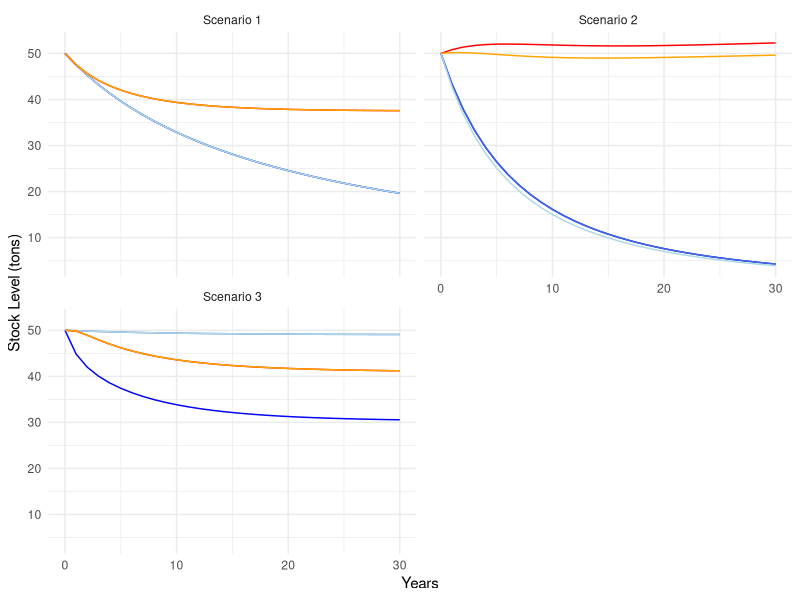
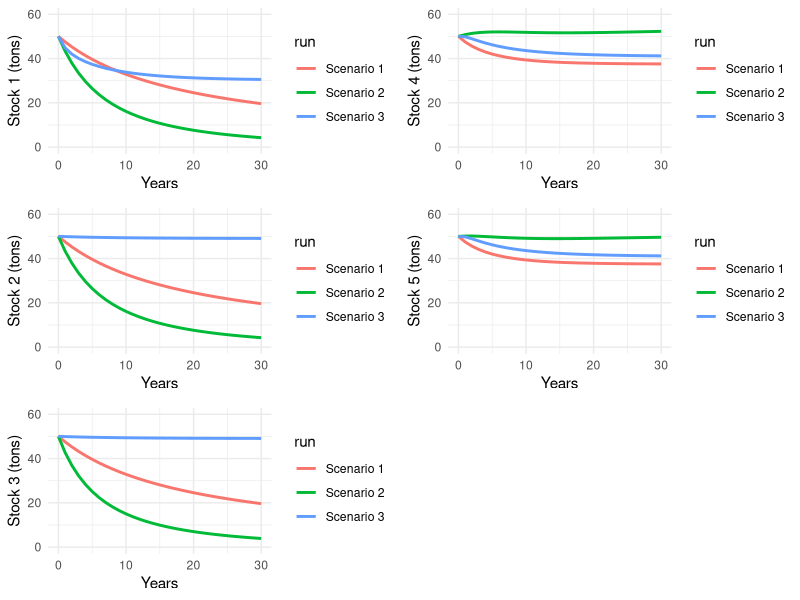
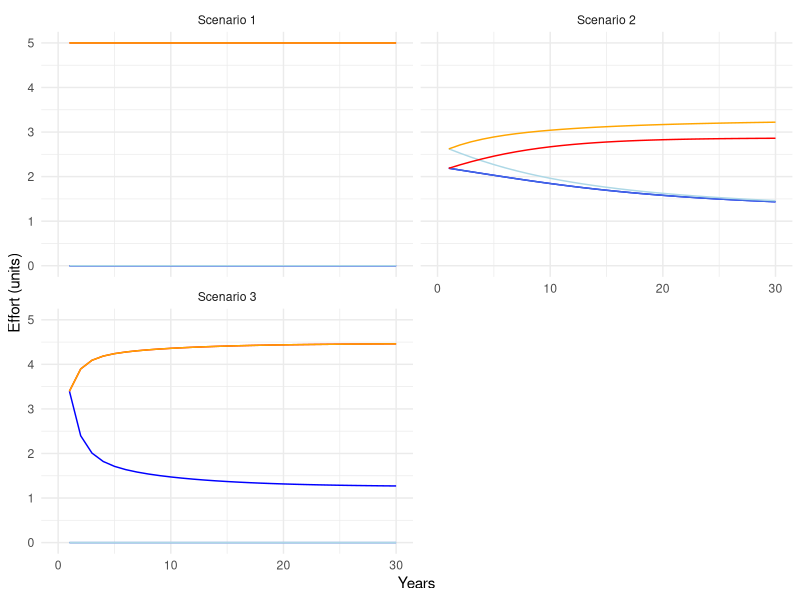
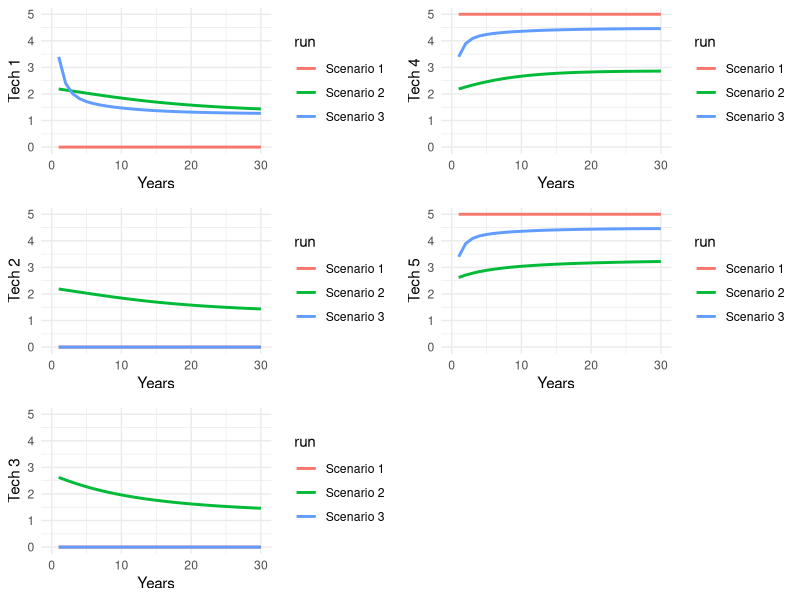
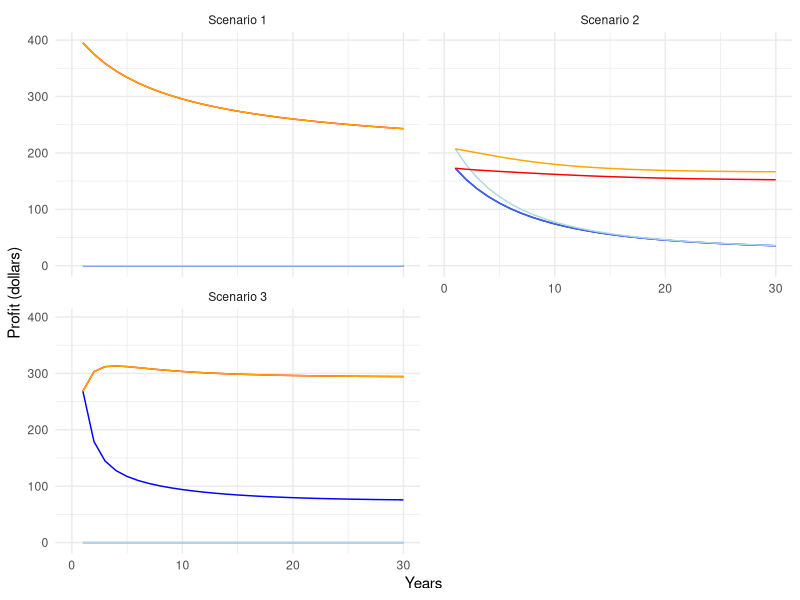
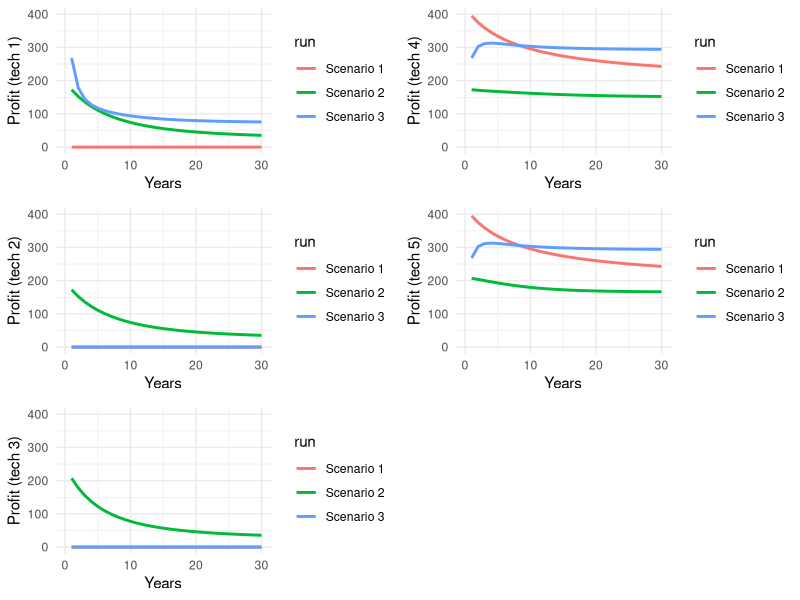
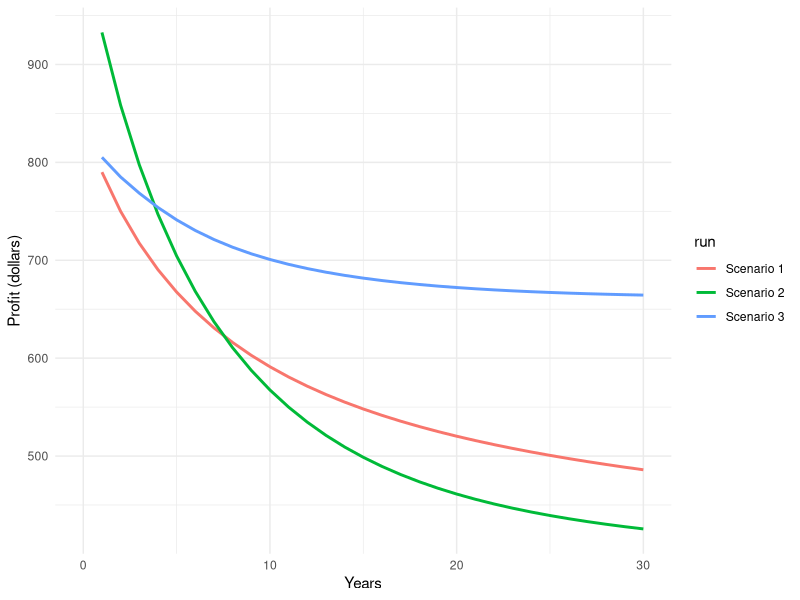
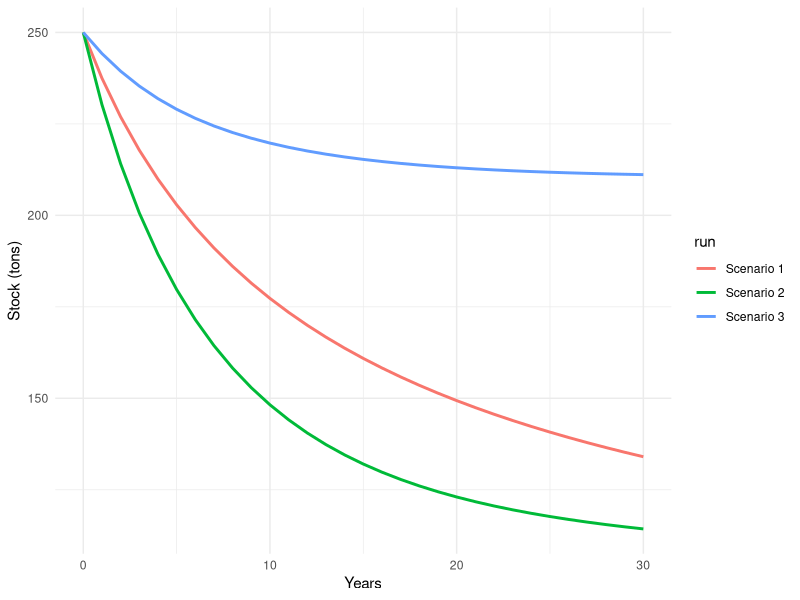

These figures' R source, in order:
## ---- chunk 1
knitr::opts_chunk$set(echo = TRUE, message=FALSE, warning=FALSE, echo=FALSE)

library(tidyverse)
library(here)
library(scales)
library(gridExtra)
library(grid)
library(kableExtra)
## ---- chunk 2
# Read files results

# data
species_df <- read_csv(here("working_model","r explore","model run results files","species.csv"))
# data
tech_df <- read_csv(here("working_model","r explore","model run results files","tech_cost.csv"))

# general output files
output_sc1 <- read_csv(here("working_model","r explore","model run results files","output_b_r1.csv")) %>% 
  mutate(run = "Scenario 1",
         year = seq(0,30))
output_sc2 <- read_csv(here("working_model","r explore","model run results files","output_b_r2.csv"))%>% 
  mutate(run = "Scenario 2",
         year = seq(0,30))
output_sc3 <- read_csv(here("working_model","r explore","model run results files","output_b_r3.csv"))%>% 
  mutate(run = "Scenario 3",
         year = seq(0,30))

# sum of profits

npv_sc1 <- read_csv(here("working_model","r explore","model run results files","NPV_b_r1.csv")) %>% 
  mutate(run = "Scenario 1")
npv_sc2 <- read_csv(here("working_model","r explore","model run results files","NPV_b_r2.csv")) %>% 
  mutate(run = "Scenario 2")
npv_sc3 <- read_csv(here("working_model","r explore","model run results files","NPV_b_r3.csv")) %>% 
  mutate(run = "Scenario 3")

#Group them
all_outputs <- rbind(output_sc1, output_sc2, output_sc3) %>% 
  mutate(tot_profits = profit_per_t.t_1+profit_per_t.t_2+profit_per_t.t_3+profit_per_t.t_4+profit_per_t.t_5,
         tot_stock=stock.s_1+stock.s_2+stock.s_3+stock.s_4+stock.s_5)

NPVs <- rbind(npv_sc1, npv_sc2, npv_sc3) %>% 
  rename(total_profit=x)

## ---- chunk 3

# Make tables
species_table <- kable(species_df, col.names = c("Species", "r", "K", "Starting stock (X)", "price")) %>% 
  kable_classic(full_width = F)

tech_table <- kable(tech_df, col.names = c("Tech", "
                                               q1", "q2", "q3", 
                                               "q4", "q5",
                                               "cost")) %>% 
  kable_classic(full_width = F)

species_table

tech_table
## ---- chunk 4
# Graph
ggplot(data = all_outputs)+
  geom_line(aes(y=stock.s_1, x=year), color="blue")+ 
  geom_line(aes(y=stock.s_2, x=year), color="royalblue")+ 
  geom_line(aes(y=stock.s_3, x=year), color="lightblue")+ 
  geom_line(aes(y=stock.s_4, x=year), color="red")+ 
  geom_line(aes(y=stock.s_5, x=year), color="orange")+ 
  theme_minimal()+
  labs(x= "Years",
         y= "Stock Level (tons)")+
  facet_wrap(~ run, nrow=2)

## ---- chunk 5
# Graph
stocck_1gr <- ggplot(data = all_outputs, aes(y=stock.s_1, x=year, group=run, color=run))+
  geom_line(size=1)+
  theme_minimal()+
  coord_cartesian(ylim=c(0,60))+
  labs(x= "Years",
         y= "Stock 1 (tons)")

stocck_2gr <- ggplot(data = all_outputs, aes(y=stock.s_2, x=year, group=run, color=run))+
  geom_line(size=1)+
  theme_minimal()+
  coord_cartesian(ylim=c(0,60))+
  labs(x= "Years",
         y= "Stock 2 (tons)")

stocck_3gr <- ggplot(data = all_outputs, aes(y=stock.s_3, x=year, group=run, color=run))+
  geom_line(size=1)+
  theme_minimal()+
  coord_cartesian(ylim=c(0,60))+
  labs(x= "Years",
         y= "Stock 3 (tons)")

stocck_4gr <- ggplot(data = all_outputs, aes(y=stock.s_4, x=year, group=run, color=run))+
  geom_line(size=1)+
  theme_minimal()+
  coord_cartesian(ylim=c(0,60))+
  labs(x= "Years",
         y= "Stock 4 (tons)")

stocck_5gr <- ggplot(data = all_outputs, aes(y=stock.s_5, x=year, group=run, color=run))+
  geom_line(size=1)+
  theme_minimal()+
  coord_cartesian(ylim=c(0,60))+
  labs(x= "Years",
         y= "Stock 5 (tons)")

ind_stock_graph <- grid.arrange(stocck_1gr, stocck_4gr, stocck_2gr, stocck_5gr, stocck_3gr, ncol=2, nrow= 3)
## ---- chunk 6
# Graph
tot_stock_graph <- ggplot(data = all_outputs, aes(y=tot_stock, x=year, group=run, color=run))+
  geom_line(size=1)+
  theme_minimal()+
  labs(x= "Years",
         y= "Stock (tons)")
  
## ---- chunk 7
# Graph
ggplot(data = all_outputs)+
  geom_line(aes(y=effort.t_1, x=year), color="blue")+ 
  geom_line(aes(y=effort.t_2, x=year), color="royalblue")+ 
  geom_line(aes(y=effort.t_3, x=year), color="lightblue")+ 
  geom_line(aes(y=effort.t_4, x=year), color="red")+ 
  geom_line(aes(y=effort.t_5, x=year), color="orange")+ 
  theme_minimal()+
  labs(x= "Years",
         y= "Effort (units)")+
  facet_wrap(~ run, nrow=2)

## ---- chunk 8
# Graph
e_1gr <- ggplot(data = all_outputs, aes(y=effort.t_1, x=year, group=run, color=run))+
  geom_line(size=1)+
  theme_minimal()+
  coord_cartesian(ylim=c(0,5))+
  labs(x= "Years",
         y= "Tech 1")

e_2gr <- ggplot(data = all_outputs, aes(y=effort.t_2, x=year, group=run, color=run))+
  geom_line(size=1)+
  theme_minimal()+
  coord_cartesian(ylim=c(0,5))+
  labs(x= "Years",
         y= "Tech 2")

e_3gr <- ggplot(data = all_outputs, aes(y=effort.t_3, x=year, group=run, color=run))+
  geom_line(size=1)+
  theme_minimal()+
  coord_cartesian(ylim=c(0,5))+
  labs(x= "Years",
         y= "Tech 3")

e_4gr <- ggplot(data = all_outputs, aes(y=effort.t_4, x=year, group=run, color=run))+
  geom_line(size=1)+
  theme_minimal()+
  coord_cartesian(ylim=c(0,5))+
  labs(x= "Years",
         y= "Tech 4")

e_5gr <- ggplot(data = all_outputs, aes(y=effort.t_5, x=year, group=run, color=run))+
  geom_line(size=1)+
  theme_minimal()+
  coord_cartesian(ylim=c(0,5))+
  labs(x= "Years",
         y= "Tech 5")

ind_effort_graph <- grid.arrange(e_1gr, e_4gr, e_2gr, e_5gr, e_3gr, ncol=2, nrow= 3)
## ---- chunk 9
# Graph
ggplot(data = all_outputs)+
  geom_line(aes(y=profit_per_t.t_1, x=year), color="blue")+ 
  geom_line(aes(y=profit_per_t.t_2, x=year), color="royalblue")+ 
  geom_line(aes(y=profit_per_t.t_3, x=year), color="lightblue")+ 
  geom_line(aes(y=profit_per_t.t_4, x=year), color="red")+ 
  geom_line(aes(y=profit_per_t.t_5, x=year), color="orange")+ 
  theme_minimal()+
  labs(x= "Years",
         y= "Profit (dollars)")+
  facet_wrap(~ run, nrow=2)

## ---- chunk 10
# Graph
p_1gr <- ggplot(data = all_outputs, aes(y=profit_per_t.t_1, x=year, group=run, color=run))+
  geom_line(size=1)+
  theme_minimal()+
  coord_cartesian(ylim=c(0,400))+
  labs(x= "Years",
         y= "Profit (tech 1)")

p_2gr <- ggplot(data = all_outputs, aes(y=profit_per_t.t_2, x=year, group=run, color=run))+
  geom_line(size=1)+
  theme_minimal()+
  coord_cartesian(ylim=c(0,400))+
  labs(x= "Years",
         y= "Profit (tech 2)")

p_3gr <- ggplot(data = all_outputs, aes(y=profit_per_t.t_3, x=year, group=run, color=run))+
  geom_line(size=1)+
  theme_minimal()+
  coord_cartesian(ylim=c(0,400))+
  labs(x= "Years",
         y= "Profit (tech 3)")

p_4gr <- ggplot(data = all_outputs, aes(y=profit_per_t.t_4, x=year, group=run, color=run))+
  geom_line(size=1)+
  theme_minimal()+
  coord_cartesian(ylim=c(0,400))+
  labs(x= "Years",
         y= "Profit (tech 4)")

p_5gr <- ggplot(data = all_outputs, aes(y=profit_per_t.t_5, x=year, group=run, color=run))+
  geom_line(size=1)+
  theme_minimal()+
  coord_cartesian(ylim=c(0,400))+
  labs(x= "Years",
         y= "Profit (tech 5)")

ind_profit_graph <- grid.arrange(p_1gr, p_4gr, p_2gr, p_5gr, p_3gr, ncol=2, nrow= 3)
ind_profit_graph
## ---- chunk 11
# Graph
tot_profits_graph <- ggplot(data = all_outputs, aes(y=tot_profits, x=year, group=run, color=run))+
  geom_line(size=1)+
  theme_minimal()+
  labs(x= "Years",
         y= "Profit (dollars)")

tot_profits_graph

## ---- chunk 12
# saving all images!
ggsave("r_tot_stock.png", plot=tot_stock_graph)
ggsave("r_tot_profit.png", plot=tot_profits_graph)
ggsave("r_ind_profit_graph.png", plot=ind_profit_graph)
ggsave("r_ind_effort_graph.png", plot=ind_effort_graph)
ggsave("r_ind_stock_graph.png", plot=ind_stock_graph)
